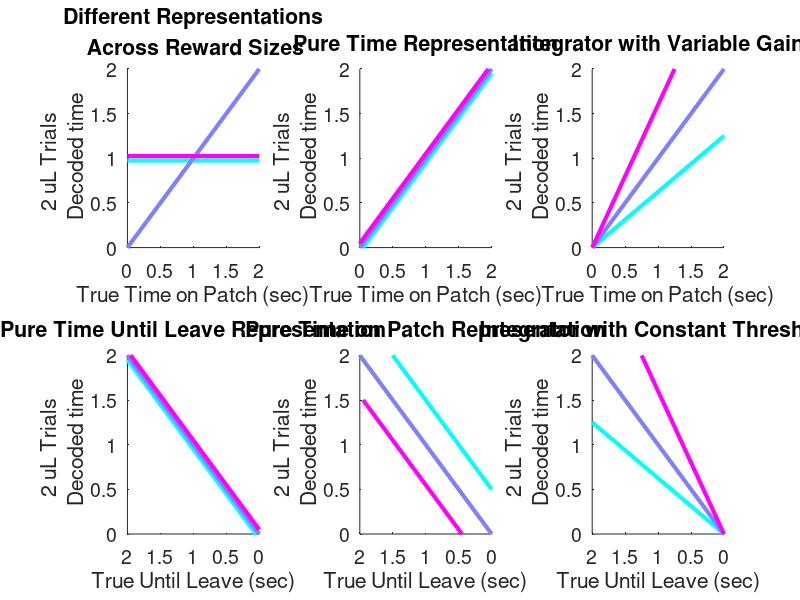

This chart was generated by the following MATLAB code: (Note: this script raises an error after producing the figure.)
%% demo the results of nb analyses for alternative hypotheses

% Alternative hypotheses: 
% a/b:
% could be integrate to thresh
% Could be using different mechanisms for trials of different reward sizes --> decoders would not generalize
% Could just be keeping track of variables--> all lines would look the same and curves would not converge at end
% 
% C:
% could be integrator to thresh
% Short PRT trials could just have collapse of information --> short PRT would just go to random 
% Time since reward representation could be independent from behavior --> should collapse (ala cluster 2)
% 
% D: 
% could be anti-correlated (compensatory? / information preserving?)
% could be uncorrelated (acting disjointly)

cool3 = cool(3); 

%% a/b: 

figure()
subplot(2,3,1);hold on
plot([0,2],[1,1] - .025,'color',cool3(1,:),'linewidth',3)
plot([0,2],[0,2],'color',cool3(2,:),'linewidth',3)
plot([0,2],[1,1] + 0.025,'color',cool3(3,:),'linewidth',3)
title(sprintf("Different Representations\n Across Reward Sizes"))

subplot(2,3,2);hold on
plot([0,2]+.05,[0,2],'color',cool3(1,:),'linewidth',3)
plot([0,2],[0,2],'color',cool3(2,:),'linewidth',3)
plot([0,2]-.05,[0,2],'color',cool3(3,:),'linewidth',3)
title("Pure Time Representation")

subplot(2,3,3);hold on
plot([0,2],[0,1.25],'color',cool3(1,:),'linewidth',3)
plot([0,2],[0,2],'color',cool3(2,:),'linewidth',3)
plot([0,1.25],[0,2],'color',cool3(3,:),'linewidth',3)
title("Integrator with Variable Gain")
% 
% subplot(2,3,4);hold on
% plot([0,2],[1,1] - .025,'color',cool3(1,:),'linewidth',3)
% plot([0,2],[0,2],'color',cool3(2,:),'linewidth',3)
% plot([0,2],[1,1] + 0.025,'color',cool3(3,:),'linewidth',3)
% title(sprintf("Different Representations\n Across Reward Sizes"))

subplot(2,3,4);hold on
plot([0,2],[0,2] - .05,'color',cool3(1,:),'linewidth',3)
plot([0,2],[0,2],'color',cool3(2,:),'linewidth',3)
plot([0,2],[0,2] + .05,'color',cool3(3,:),'linewidth',3)
title("Pure Time Until Leave Representation")

subplot(2,3,5);hold on
plot([0,2],[0,2] + .5,'color',cool3(1,:),'linewidth',3)
plot([0,2],[0,2],'color',cool3(2,:),'linewidth',3)
plot([0,2]-.05,[0,2] - .5,'color',cool3(3,:),'linewidth',3)
title("Pure Time on Patch Representation")

subplot(2,3,6);hold on
plot([0,2],[0,1.25],'color',cool3(1,:),'linewidth',3)
plot([0,2],[0,2],'color',cool3(2,:),'linewidth',3)
plot([0,1.25],[0,2],'color',cool3(3,:),'linewidth',3)
title("Integrator with Constant Threshold")

for i = 1:6
    subplot(2,3,i)
    if i <=3
        xlabel("True Time on Patch (sec)")
    else
        xlabel("True Until Leave (sec)")
        set ( gca, 'xdir', 'reverse' )
    end
    xlim([0,2])
    ylabel(sprintf("2 uL Trials \n Decoded time"))
    ylim([0,2])
    fig = gca;
    set(fig,'fontsize',14)
end

%% C) Time since reward representation could be independent from behavior --> should collapse (ala cluster 2)

rdbu3 = cbrewer('div',"RdBu",10);
rdbu3 = rdbu3([3 7 end],:);

figure() 
subplot(1,3,1);hold on
plot([0,2]+.05,[0,2],'color',rdbu3(3,:),'linewidth',3)
plot([0,2],[0,2],'color',rdbu3(2,:),'linewidth',3)
plot([0,2]-.05,[0,2],'color',rdbu3(1,:),'linewidth',3)
title(sprintf("Representations Unrelated\n to Behavioral Variability"))


subplot(1,3,2);hold on
plot([0,2],[.5,.5],'color',rdbu3(3,:),'linewidth',3)
plot([0,2],[0,2],'color',rdbu3(2,:),'linewidth',3)
plot([0,2],[1.5,1.5],'color',rdbu3(1,:),'linewidth',3)
title(sprintf("Distinct Representations\n Underlie Behavioral Variability"))

subplot(1,3,3);hold on
plot([0,2],[0,1.75],'color',rdbu3(3,:),'linewidth',3)
plot([0,2],[0,2],'color',rdbu3(2,:),'linewidth',3)
plot([0,1.75],[0,2],'color',rdbu3(1,:),'linewidth',3)
title(sprintf("Variable Integrator Gain\n Underlies Behavioral Variability"))

for i = 1:3
    subplot(1,3,i)
    xlabel("True Time on Patch (sec)")
    xlim([0,2])
    ylabel("Decoded Time (sec)")
    ylim([0,2])
    fig = gca;
    set(fig,'fontsize',14)
end

%% D) i. anti-correlated ii. uncorrelated, iii. correlated
n = 50000; 
n_bins = 50;
mu = [0;0];
sigma_corr = [1,.6;.6,1]; 
sigma_uncorr = [1,0;0,1]; 
sigma_anticorr = [1,-.6;-.6,1]; 

figure(); subplot(1,3,1)
dist_uncorr = mvnrnd(mu,sigma_uncorr,n);
b = binscatter(dist_uncorr(:,1),dist_uncorr(:,2),n_bins,'XLimits',[-4 4],'YLimits',[-4 4]); 
% imagesc(b.Values)
ax = gca;
colorbar off
% ax.ColorScale = 'log';
colormap('parula') 

subplot(1,3,2)
dist_anticorr = mvnrnd(mu,sigma_anticorr,n);
b = binscatter(dist_anticorr(:,1),dist_anticorr(:,2),n_bins,'XLimits',[-4 4],'YLimits',[-4 4]); 
% imagesc(flipud(b.Values))
ax = gca;
colorbar off
% ax.ColorScale = 'log';
colormap('parula') 

subplot(1,3,3)
dist_corr = mvnrnd(mu,sigma_corr,n);
b = binscatter(dist_corr(:,1),dist_corr(:,2),n_bins,'XLimits',[-4 4],'YLimits',[-4 4]); 
% imagesc(flipud(b.Values))
ax = gca;
colorbar off
% ax.ColorScale = 'log';
colormap('parula') 
